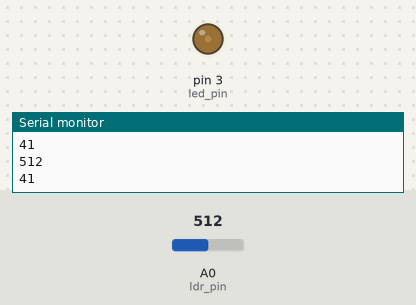
The sketch below on a simulated Arduino Uno, built with avr-gcc and run on an emulated ATmega328P. Shown: output pins drawn as LEDs (lit = HIGH), the last lines printed to the serial monitor. Inputs (shaded band) come from the test bench; at power-on: A0 (ldr_pin) = 512.

Above: at 2.8 s.
2.9 s: A0 (ldr_pin) set to 716
At 4.8 s:
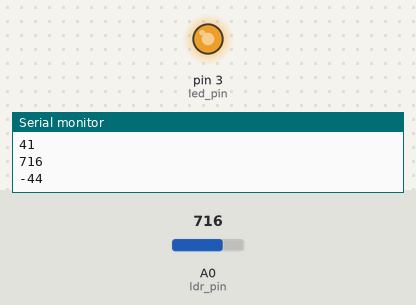
5.6 s: A0 (ldr_pin) set to 900
At 6.4 s:
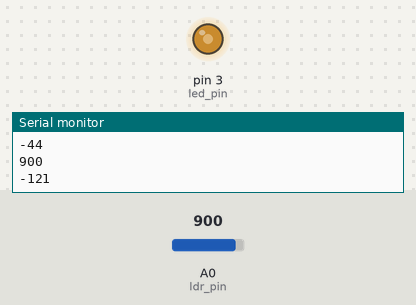
8.3 s: A0 (ldr_pin) set to 1023
At 10.7 s:
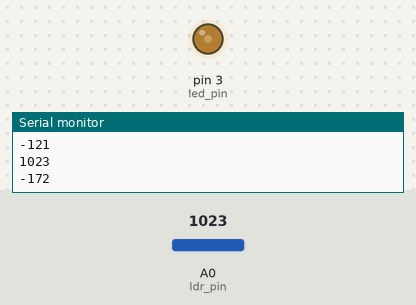
Timing chart, 0 to 12.2 s (numbered marks = the images above; inputs shaded):
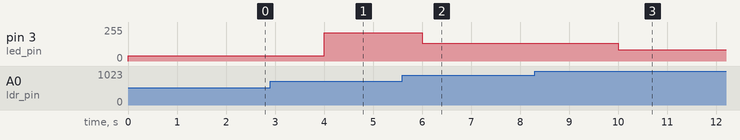

The sketch:

ldr_led_analog_in_analog_out.ino
```cpp
const int ldr_pin = A0;
const int led_pin = 3;

void setup() {
    Serial.begin( 9600 );
    pinMode( led_pin, OUTPUT );
}
/*
void loop() {
    int ldr_value = analogRead( ldr_pin );
    Serial.println( ldr_value );
    delay( 500 );
    if( ldr_value < 20 )
       digitalWrite ( led_pin, HIGH );
    if( ldr_value > 60 )
       digitalWrite ( led_pin, LOW );
}*/
void loop() {
    int ldr_value = analogRead( ldr_pin );
    Serial.println( ldr_value );

    ldr_value = map( ldr_value, 0, 610, 0, 255 );
    Serial.println( 255 - ldr_value );

    analogWrite( led_pin, 255 - ldr_value );
    delay( 2000 );
}
```

Measured:
- after the input at 2.9 s, pin 3 (led_pin): 41/255 → 212/255 after 1.1 s
- after the input at 5.6 s, pin 3 (led_pin): 212/255 → 135/255 after 0.40 s
- after the input at 8.3 s, pin 3 (led_pin): 135/255 → 84/255 after 1.7 s
